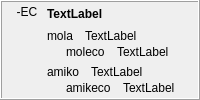
            <widget class="QFrame" name="frame_21">
             <property name="frameShape">
              <enum>QFrame::Box</enum>
             </property>
             <property name="frameShadow">
              <enum>QFrame::Raised</enum>
             </property>
             <layout class="QHBoxLayout" name="horizontalLayout_19">
              <property name="topMargin">
               <number>3</number>
              </property>
              <property name="bottomMargin">
               <number>3</number>
              </property>
              <item>
               <widget class="QLabel" name="label_314">
                <property name="sizePolicy">
                 <sizepolicy hsizetype="Maximum" vsizetype="Preferred">
                  <horstretch>0</horstretch>
                  <verstretch>0</verstretch>
                 </sizepolicy>
                </property>
                <property name="text">
                 <string> -EC </string>
                </property>
                <property name="alignment">
                 <set>Qt::AlignHCenter|Qt::AlignTop</set>
                </property>
                <property name="tipo" stdset="0">
                 <string>afikso</string>
                </property>
               </widget>
              </item>
              <item>
               <layout class="QVBoxLayout" name="verticalLayout_356">
                <item>
                 <widget class="QLabel" name="Lec08_Label640">
                  <property name="styleSheet">
                   <string notr="true">font-weight: bold;</string>
                  </property>
                  <property name="text">
                   <string>TextLabel</string>
                  </property>
                  <property name="wordWrap">
                   <bool>true</bool>
                  </property>
                 </widget>
                </item>
                <item>
                 <layout class="QVBoxLayout" name="verticalLayout_27">
                  <item>
                   <layout class="QVBoxLayout" name="verticalLayout_357">
                    <property name="spacing">
                     <number>2</number>
                    </property>
                    <item>
                     <layout class="QHBoxLayout" name="horizontalLayout_585">
                      <property name="spacing">
                       <number>12</number>
                      </property>
                      <item>
                       <widget class="neklakebla_nova" name="Lec08_Button620">
                        <property name="text">
                         <string>mola</string>
                        </property>
                        <property name="wordWrap">
                         <bool>true</bool>
                        </property>
                       </widget>
                      </item>
                      <item>
                       <widget class="QLabel" name="Lec08_Label641">
                        <property name="sizePolicy">
                         <sizepolicy hsizetype="Expanding" vsizetype="Preferred">
                          <horstretch>0</horstretch>
                          <verstretch>0</verstretch>
                         </sizepolicy>
                        </property>
                        <property name="text">
                         <string>TextLabel</string>
                        </property>
                        <property name="wordWrap">
                         <bool>true</bool>
                        </property>
                       </widget>
                      </item>
                     </layout>
                    </item>
                    <item>
                     <layout class="QHBoxLayout" name="horizontalLayout_586">
                      <property name="spacing">
                       <number>12</number>
                      </property>
                      <item>
                       <widget class="label_sago_reversa" name="label_388">
                        <property name="sizePolicy">
                         <sizepolicy hsizetype="Maximum" vsizetype="Preferred">
                          <horstretch>0</horstretch>
                          <verstretch>0</verstretch>
                         </sizepolicy>
                        </property>
                        <property name="text">
                         <string/>
                        </property>
                        <property name="pixmap">
                         <pixmap resource="ikonoj.qrc">:/ikonoj/sago_revena.png</pixmap>
                        </property>
                       </widget>
                      </item>
                      <item>
                       <widget class="neklakebla_nova" name="Lec08_Button621">
                        <property name="text">
                         <string>moleco</string>
                        </property>
                        <property name="wordWrap">
                         <bool>true</bool>
                        </property>
                       </widget>
                      </item>
                      <item>
                       <widget class="QLabel" name="Lec08_Label642">
                        <property name="sizePolicy">
                         <sizepolicy hsizetype="Expanding" vsizetype="Preferred">
                          <horstretch>0</horstretch>
                          <verstretch>0</verstretch>
                         </sizepolicy>
                        </property>
                        <property name="text">
                         <string>TextLabel</string>
                        </property>
                        <property name="wordWrap">
                         <bool>true</bool>
                        </property>
                       </widget>
                      </item>
                     </layout>
                    </item>
                   </layout>
                  </item>
                  <item>
                   <layout class="QVBoxLayout" name="verticalLayout_358">
                    <property name="spacing">
                     <number>2</number>
                    </property>
                    <item>
                     <layout class="QHBoxLayout" name="horizontalLayout_587">
                      <property name="spacing">
                       <number>12</number>
                      </property>
                      <item>
                       <widget class="neklakebla_nova" name="Lec08_Button43">
                        <property name="text">
                         <string>amiko</string>
                        </property>
                        <property name="wordWrap">
                         <bool>true</bool>
                        </property>
                       </widget>
                      </item>
                      <item>
                       <widget class="QLabel" name="Lec08_Label52">
                        <property name="sizePolicy">
                         <sizepolicy hsizetype="Expanding" vsizetype="Preferred">
                          <horstretch>0</horstretch>
                          <verstretch>0</verstretch>
                         </sizepolicy>
                        </property>
                        <property name="text">
                         <string>TextLabel</string>
                        </property>
                        <property name="wordWrap">
                         <bool>true</bool>
                        </property>
                       </widget>
                      </item>
                     </layout>
                    </item>
                    <item>
                     <layout class="QHBoxLayout" name="horizontalLayout_588">
                      <property name="spacing">
                       <number>12</number>
                      </property>
                      <item>
                       <widget class="label_sago_reversa" name="label_389">
                        <property name="sizePolicy">
                         <sizepolicy hsizetype="Maximum" vsizetype="Preferred">
                          <horstretch>0</horstretch>
                          <verstretch>0</verstretch>
                         </sizepolicy>
                        </property>
                        <property name="text">
                         <string/>
                        </property>
                        <property name="pixmap">
                         <pixmap resource="ikonoj.qrc">:/ikonoj/sago_revena.png</pixmap>
                        </property>
                       </widget>
                      </item>
                      <item>
                       <widget class="neklakebla_nova" name="Lec08_Button44">
                        <property name="text">
                         <string>amikeco</string>
                        </property>
                        <property name="wordWrap">
                         <bool>true</bool>
                        </property>
                       </widget>
                      </item>
                      <item>
                       <widget class="QLabel" name="Lec08_Label53">
                        <property name="sizePolicy">
                         <sizepolicy hsizetype="Expanding" vsizetype="Preferred">
                          <horstretch>0</horstretch>
                          <verstretch>0</verstretch>
                         </sizepolicy>
                        </property>
                        <property name="text">
                         <string>TextLabel</string>
                        </property>
                        <property name="wordWrap">
                         <bool>true</bool>
                        </property>
                       </widget>
                      </item>
                     </layout>
                    </item>
                   </layout>
                  </item>
                 </layout>
                </item>
               </layout>
              </item>
             </layout>
            </widget>
